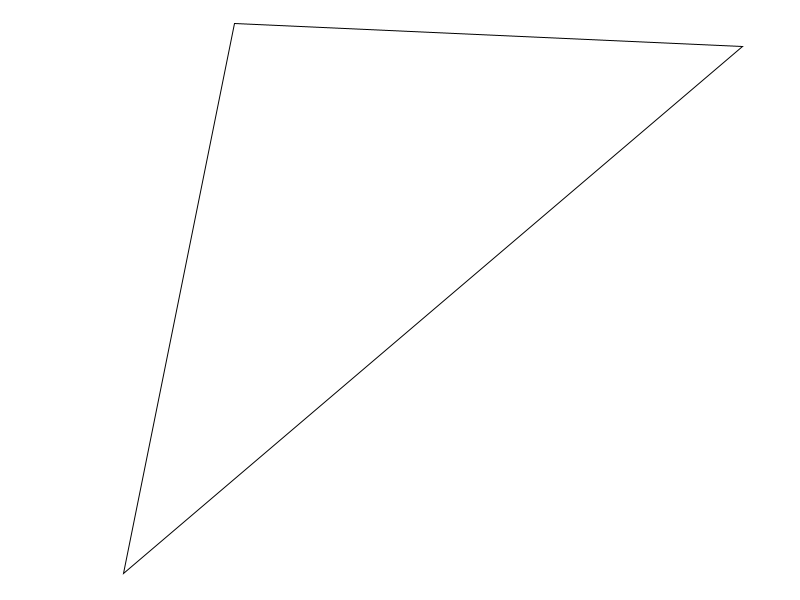
Frame 1 (no input)
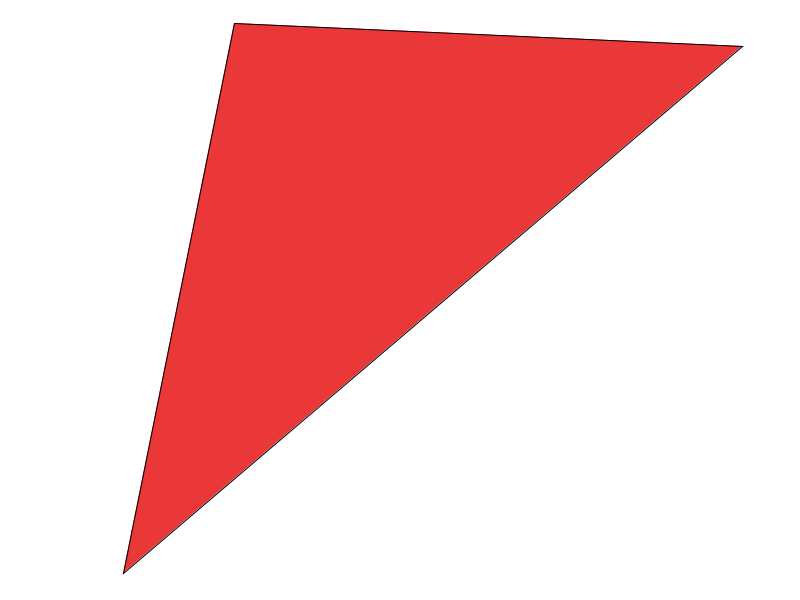
Frame 60 (the mouse pressed at the canvas centre just before this capture)
Frame 120 (the mouse held since frame 60 and released just before this capture): identical to frame 60, image omitted

The Processing sketch that drew these frames (run headless with seeded random() and noise(); from frame 60 on, the mouse is pressed at the canvas centre):

// Processing sketch: triangle
// ── triangle.pde



void setup () {
  size(800, 600); //canvas size
}

void draw () {
  background(255) ;  //draw bg
  drawtriangle(234, 23, 123, 573, 742, 46, 234, 56, 56); //draws triangle w/ assigned vaues for stuff
}

void drawtriangle(float a, float h, float c, float d, float e, float f, float r, float g, float b) { //create function for traingle

  triangle(a, h, c, d, e, f); //draws traingle at assinged locations
  fill(r, g, b); //color of triangle
}
